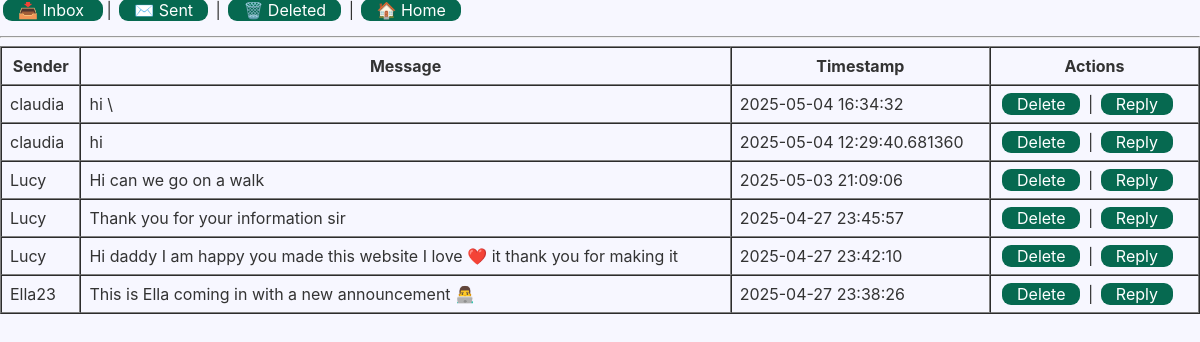
/inbox (signed in), run on an earlier commit of the app's database.
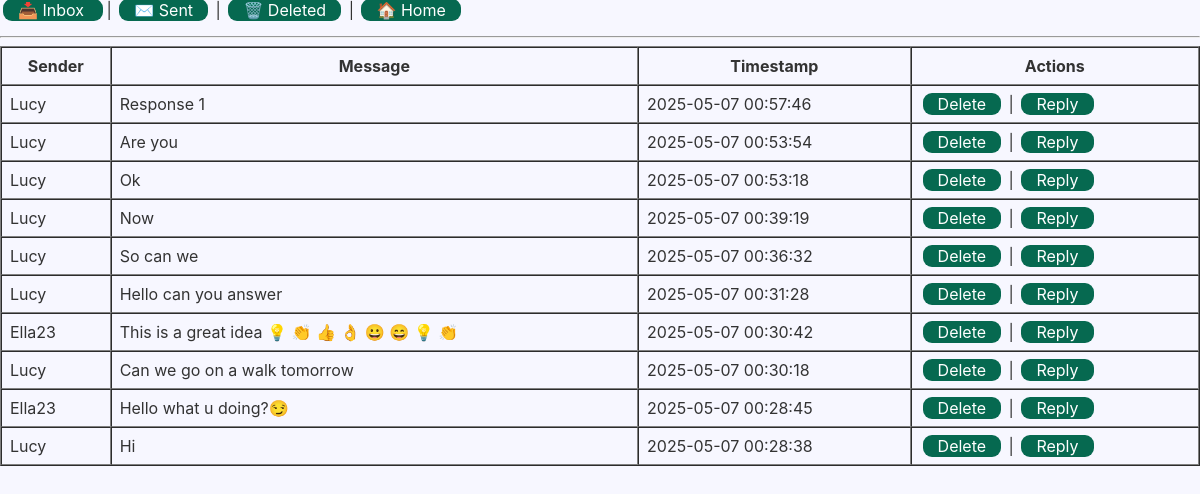
And on a later commit of the database.
### tables this page shows
CREATE TABLE messages (
        id INTEGER PRIMARY KEY AUTOINCREMENT,
        sender_id INTEGER NOT NULL,
        recipient_id INTEGER NOT NULL,
        content TEXT NOT NULL,
        timestamp DATETIME DEFAULT CURRENT_TIMESTAMP,
        is_read INTEGER NOT NULL DEFAULT 0, deleted INTEGER NOT NULL DEFAULT 0, message_type TEXT NOT NULL DEFAULT 'mail',
        FOREIGN KEY(sender_id) REFERENCES users(id),
        FOREIGN KEY(recipient_id) REFERENCES users(id)
    );

### app.py (the view)
@app.route('/inbox')
def inbox():
    user_id = session.get('user_id')
    if not user_id:
        return redirect(url_for('login'))
    conn = sqlite3.connect(DB_FILE)
    conn.row_factory = sqlite3.Row
    c = conn.cursor()
    c.execute("""
        SELECT
        m.id,
        COALESCE(u.username, 'System') AS sender,
        m.content,
        m.timestamp,
        m.is_read
        FROM messages m
        LEFT JOIN users u
        ON m.sender_id = u.id
        WHERE m.recipient_id = ?
        AND m.deleted      = 0
        AND m.message_type = 'mail'
        ORDER BY m.timestamp DESC
    """, (user_id,))
    rows = c.fetchall()              # this is a list of sqlite3.Row
    messages = [dict(r) for r in rows]
    c.execute("""
        SELECT COUNT(*) AS cnt
          FROM messages
         WHERE recipient_id = ?
           AND is_read      = 0
           AND deleted      = 0
           AND message_type = 'mail'
    """, (user_id,))
    unread_count = c.fetchone()['cnt']
    conn.close()
    print(f"DEBUG inbox: {len(messages)} messages →", messages)
    return render_template(
        'inbox.html',
        messages=messages,
        unread_count=unread_count
    )

### templates/inbox.html (shortened to what this page needs)
{% extends 'base.html' %}
{% block body %}
  <nav class="message-tabs" style="margin-bottom:1em;">
    <a href="{{ url_for('inbox') }}">
      📥 Inbox{% if unread_count > 0 %} ({{ unread_count }}){% endif %}
    </a> |
    <a href="{{ url_for('sent_messages') }}">✉️ Sent</a> |
    <a href="{{ url_for('deleted_messages') }}">🗑️ Deleted</a> |
    <a href="{{ url_for('home') }}">🏠 Home</a>
  </nav>
  <hr>
  <table border="1" cellpadding="8" cellspacing="0" width="100%">
    <thead>
      <tr>
        <th>Sender</th>
        <th>Message</th>
        <th>Timestamp</th>
        <th>Actions</th>
      </tr>
    </thead>
    <tbody>
      {% for m in messages %}
        <tr class="{% if not m['is_read'] %}unread{% endif %}">
          <td>{{ m['sender'] }}</td>
          <td>{{ m['content']|safe }}</td>
          <td>{{ m['timestamp'] }}</td>
          <td>
            <a href="{{ url_for('delete_message', message_id=m['id']) }}">Delete</a> |
            <a href="{{ url_for('respond_to_message', message_id=m['id']) }}">Reply</a>
          </td>
        </tr>
      {% else %}
        <tr>
          <td colspan="4" style="text-align:center;">No messages in your inbox.</td>
        </tr>
      {% endfor %}
    </tbody>
  </table>
{% endblock %}

What changed in the data, as far as the page shows it:
no longer on this page (row edited): messages: sender "claudia", content "hi", timestamp "2025-05-04 12:29:40.681360"
no longer on this page (row edited): messages: sender "Lucy", content "Hi can we go on a walk", timestamp "2025-05-03 21:09:06"
no longer on this page (row edited): messages: sender "Lucy", content "Thank you for your information sir", timestamp "2025-04-27 23:45:57"
no longer on this page (row edited): messages: sender "Ella23", content "This is Ella coming in with a new announcement 👨‍💻", timestamp "2025-04-27 23:38:26"
added messages: sender "Lucy", content "Response 1", timestamp "2025-05-07 00:57:46"
added messages: sender "Lucy", content "Are you", timestamp "2025-05-07 00:53:54"
added messages: sender "Lucy", content "Ok", timestamp "2025-05-07 00:53:18"
changed messages: sender "claudia" → "Lucy"; content "hi \\" → "Now"; timestamp "2025-05-04 16:34:32" → "2025-05-07 00:39:19"
now on this page (row edited): messages: sender "Lucy", content "So can we", timestamp "2025-05-07 00:36:32"
now on this page (row edited): messages: sender "Lucy", content "Hello can you answer", timestamp "2025-05-07 00:31:28"
now on this page (row edited): messages: sender "Ella23", content "This is a great idea 💡 👏 👍 👌 😀 😄 💡 👏", timestamp "2025-05-07 00:30:42"
now on this page (row edited): messages: sender "Lucy", content "Can we go on a walk tomorrow", timestamp "2025-05-07 00:30:18"
now on this page (row edited): messages: sender "Ella23", content "Hello what u doing?😏", timestamp "2025-05-07 00:28:45"
changed messages (number 10 of 10 on the later page): content "Hi daddy I am happy you made this website I love ❤️ it thank you for making it" → "Hi"; timestamp "2025-04-27 23:42:10" → "2025-05-07 00:28:38"
